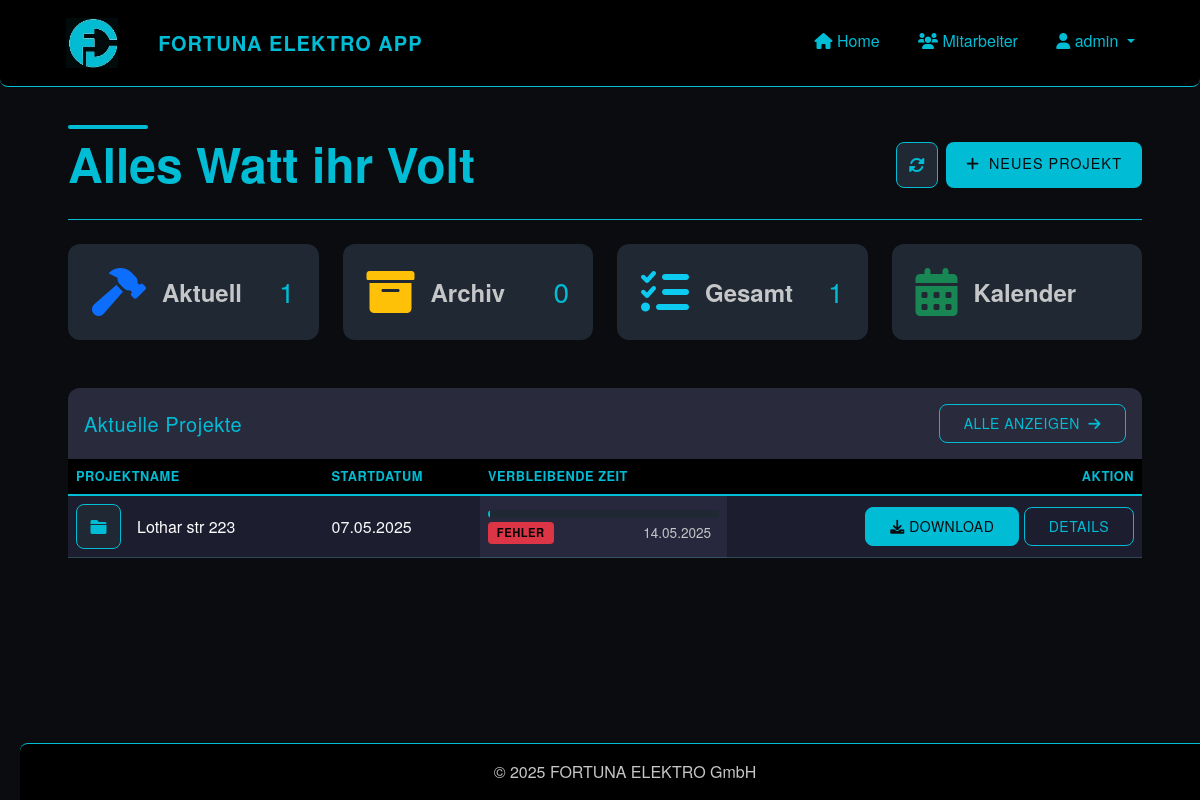
Screenshot of / (signed in) with the database file from the repository.
### app/models/user.py (models this page shows, shortened)
class User(UserMixin, db.Model):
    id = db.Column(db.Integer, primary_key=True)
    username = db.Column(db.String(64), unique=True, nullable=False)
    password_hash = db.Column(db.String(128), nullable=False)
    role = db.Column(db.String(20), nullable=False, default='installateur')  # 'admin' oder 'installateur'
    is_active = db.Column(db.Boolean, default=True)
    created_at = db.Column(db.DateTime, default=datetime.utcnow)
    projects = db.relationship('Project', backref='creator', lazy='dynamic')
    files = db.relationship('File', backref='uploader', lazy='dynamic')
    timesheets = db.relationship('Timesheet', backref='employee', lazy='dynamic')
    def is_admin(self):
        return self.role == 'admin'

### app/models/project.py (models this page shows, shortened)
class Project(db.Model):
    id = db.Column(db.Integer, primary_key=True)
    name = db.Column(db.String(128), nullable=False)  # Adresse als Projektname
    description = db.Column(db.Text)
    start_date = db.Column(db.DateTime, default=datetime.utcnow)
    end_date = db.Column(db.DateTime)
    status = db.Column(db.String(20), default='in_bearbeitung')  # 'in_bearbeitung', 'abgeschlossen', 'archiviert'
    creator_id = db.Column(db.Integer, db.ForeignKey('user.id'))
    files = db.relationship('File', backref='project', lazy='dynamic', cascade='all, delete-orphan')
    timesheets = db.relationship('Timesheet', backref='project', lazy='dynamic', cascade='all, delete-orphan')
    def get_progress_percentage(self):
        if not self.end_date:
            return 0
        now = datetime.now()
        total_duration = (self.end_date - self.start_date).total_seconds()
        elapsed_time = (now - self.start_date).total_seconds()
        if elapsed_time >= total_duration:
            return 100
        progress = (elapsed_time / total_duration) * 100
        return round(progress, 1)  # Auf eine Dezimalstelle runden

### app/routes/dashboard.py (the view)
@dashboard.route('/')
@login_required
def index():
    in_progress = Project.query.filter_by(status='in_bearbeitung').order_by(Project.start_date.desc()).all()
    archived = Project.query.filter_by(status='archiviert').order_by(Project.start_date.desc()).all()
    now = datetime.now()
    return render_template(
        'dashboard/index.html',
        title='Dashboard',
        in_progress=in_progress,
        archived=archived,
        now=now  # Add this line to pass the current datetime
    )

### app/models/user.py (called while the page is built)
@login_manager.user_loader
def load_user(id):
    return User.query.get(int(id))

### app/templates/dashboard/index.html (shortened to what this page needs)
{% extends "base.html" %}
{% block content %}
<link href="https://cdnjs.cloudflare.com/ajax/libs/font-awesome/6.0.0/css/all.min.css" rel="stylesheet">
<div class="container-fluid py-4">
    <div class="d-flex flex-column flex-md-row justify-content-between align-items-start align-items-md-center mb-4 gap-3">
        <div class="position-relative">
            <div class="dashboard-heading-decoration"></div>
            <h4 class="fw-bold mb-1 display-5 position-relative">Alles Watt ihr Volt</h4>
        </div>
        <div class="d-flex">
            <a href="{{ url_for('dashboard.index') }}" class="btn btn-light me-2 btn-refresh" aria-label="Aktualisieren">
                <i class="fas fa-sync-alt"></i>
            </a>
            <a href="{{ url_for('projects.new_project') }}" class="btn btn-gradient">
                <i class="fas fa-plus me-1"></i> Neues Projekt
            </a>
        </div>
    </div>
<div class="row g-4 mb-5">
    <div class="col-12 col-sm-6 col-lg-3">
        <div class="card h-100 border-0 shadow-hover stat-card custom-stat-card" data-bs-toggle="modal" data-bs-target="#projectsModal" data-tab-target="in-progress-tab">
            <div class="card-body p-4">
                <div class="d-flex align-items-center justify-content-between">
                    <div class="d-flex align-items-center gap-3">
                        <i class="fas fa-hammer fa-3x text-primary"></i>
                        <span class="text-muted fw-bold fs-4">Aktuell</span>
                    </div>
                    <h3 class="mb-0">{{ in_progress|length }}</h3>
                </div>
            </div>
        </div>
    </div>
    <div class="col-12 col-sm-6 col-lg-3">
        <div class="card h-100 border-0 shadow-hover stat-card custom-stat-card" data-bs-toggle="modal" data-bs-target="#projectsModal" data-tab-target="archived-tab">
            <div class="card-body p-4">
                <div class="d-flex align-items-center justify-content-between">
                    <div class="d-flex align-items-center gap-3">
                        <i class="fas fa-archive fa-3x text-warning"></i>
                        <span class="text-muted fw-bold fs-4">Archiv</span>
                    </div>
                    <h3 class="mb-0">{{ archived|length }}</h3>
                </div>
            </div>
        </div>
    </div>
    <div class="col-12 col-sm-6 col-lg-3">
        <div class="card h-100 border-0 shadow-hover stat-card custom-stat-card" data-bs-toggle="modal" data-bs-target="#projectsModal" data-tab-target="all-tab">
            <div class="card-body p-4">
                <div class="d-flex align-items-center justify-content-between">
                    <div class="d-flex align-items-center gap-3">
                        <i class="fas fa-tasks fa-3x text-info"></i>
                        <span class="text-muted fw-bold fs-4">Gesamt</span>
                    </div>
                    <h3 class="mb-0">{{ (in_progress|length) + (completed|length) + (archived|length) }}</h3>
                </div>
            </div>
        </div>
    </div>
    <div class="col-12 col-sm-6 col-lg-3">
        <div class="card h-100 border-0 shadow-hover stat-card custom-stat-card" data-bs-toggle="modal" data-bs-target="#projectsModal" data-tab-target="calendar-tab">
            <div class="card-body p-4">
                <div class="d-flex align-items-center justify-content-between">
                    <div class="d-flex align-items-center gap-3">
                        <i class="fas fa-calendar-alt fa-3x text-success"></i>
                        <span class="text-muted fw-bold fs-4">Kalender</span>
                    </div>
                </div>
            </div>
        </div>
    </div>
</div>
<div class="row mb-4">
    <div class="col-12">
        <div class="card border-0 shadow-hover aktuelle-projekte">
            <div class="card-header border-0 py-3">
                <div class="d-flex justify-content-between align-items-center">
                    <h5 class="mb-0">Aktuelle Projekte</h5>
                    <button class="btn btn-sm btn-outline-primary" data-bs-toggle="modal" data-bs-target="#projectsModal">
                        Alle anzeigen <i class="fas fa-arrow-right ms-1"></i>
                    </button>
                </div>
            </div>
            <div class="card-body p-0">
                {% if in_progress %}
                <div class="table-responsive">
                    <table class="table table-hover align-middle mb-0">
                        <thead>
                            <tr>
                                <th>Projektname</th>
                                <th class="d-none d-md-table-cell">Startdatum</th>
                                <th class="d-none d-lg-table-cell">Verbleibende Zeit</th>
                                <th class="text-end">Aktion</th>
                            </tr>
                        </thead>
                        <tbody>
                            {% for project in in_progress[:5] %}
                                <tr>
                                    <td style="background-color: #1d1d30">
                                        <div class="d-flex align-items-center">
                                            <div class="project-icon me-3">
                                                <i class="fas fa-folder" style="color: var(--accent);"></i>
                                            </div>
                                            <div>
                                                <h6 class="mb-0" style="color: white;">{{ project.name }}</h6>
                                            </div>
                                        </div>
                                    </td>
                                    <td class="d-none d-md-table-cell text-light" style="background-color: #1d1d30">{{ project.start_date.strftime('%d.%m.%Y') }}</td>
<td class="d-none d-lg-table-cell" style="background-color: #27273d">
    {% if project.end_date %}
        <div class="progress-container">
            <div class="progress-wrapper">
                <div class="progress" style="height: 8px; background-color: var(--primary-light);">
                    <div class="progress-bar" id="progress-bar-{{ project.id }}" role="progressbar"
                        style="width: {{ project.get_progress_percentage() }}%; background-color: var(--accent);"
                        aria-valuenow="{{ project.get_progress_percentage() }}" aria-valuemin="0" aria-valuemax="100">
                    </div>
                </div>
                <div class="date-time-container">
                    <span id="countdown-timer" class="badge bg-info" style="color: #000 !important; font-weight: bold;">
                    </span>
                    <span class="end-date date-text text-muted">{{ project.end_date.strftime('%d.%m.%Y') }}
                    </span>
                </div>
            </div>
        </div>
    {% endif %}
</td>
                                    <td class="text-end" style="background-color:#1d1d30">
                                        <a href="{{ url_for('files.download_project', project_id=project.id) }}" class="btn btn-sm btn-primary">
                                            <i class="fas fa-download"></i> Download
                                        </a>
                                        <a href="{{ url_for('projects.view_project', project_id=project.id) }}" class="btn btn-sm btn-outline-primary">
                                            Details
                                        </a>
                                    </td>
                                </tr>
                            {% endfor %}
                        </tbody>
                    </table>
                </div>
                {% endif %}
            </div>
        </div>
    </div>
</div>
                        {% set all_projects = in_progress + archived %}
{% endblock %}

### app/templates/base.html (shortened to what this page needs)
<!DOCTYPE html>
<html lang="de">
<head>
    <link href="https://cdn.jsdelivr.net/npm/bootstrap@5.3.0/dist/css/bootstrap.min.css" rel="stylesheet">
    <link rel="stylesheet" href="https://cdn.jsdelivr.net/npm/bootstrap-icons@1.11.1/font/bootstrap-icons.css">
    <link rel="stylesheet" href="https://cdnjs.cloudflare.com/ajax/libs/font-awesome/6.0.0/css/all.min.css">
    <link rel="stylesheet" href="{{ url_for('static', filename='css/style.css') }}">
</head>
<body>
<nav class="navbar navbar-expand-lg navbar-dark mb-4">
    <div class="container position-relative">
        <a class="navbar-brand d-flex align-items-center" href="{{ url_for('dashboard.index') }}">
            <img src="{{ url_for('static', filename='img/logo.jpg') }}" alt="Fortuna Elektro Logo"
                 style="height: 50px; width: auto; max-height: 90%; margin-right: 40px; margin-left: 30px;">
            <span style="color: var(--accent)">FORTUNA ELEKTRO APP</span>
        </a>
        <div class="collapse navbar-collapse" id="navbarNav">
            <ul class="navbar-nav ms-auto">
                {% if current_user.is_authenticated %}
                    <li class="nav-item">
                        <a class="nav-link" href="{{ url_for('dashboard.index') }}">
                            <i class="fas fa-home"></i> Home
                        </a>
                    </li>
                    {% if current_user.is_admin() %}
                        <li class="nav-item">
                            <a class="nav-link" href="{{ url_for('admin.list_users') }}">
                                <i class="fas fa-users"></i> Mitarbeiter
                            </a>
                        </li>
                    {% endif %}
                    <li class="nav-item dropdown">
                        <a class="nav-link dropdown-toggle" href="#" role="button" data-bs-toggle="dropdown">
                            <i class="fas fa-user"></i> {{ current_user.username }}
                        </a>
                    </li>
                {% else %}
                    <li class="nav-item">
                        <a class="nav-link" href="{{ url_for('auth.login') }}">
                            <i class="fas fa-sign-in-alt"></i> Anmelden
                        </a>
                    </li>
                {% endif %}
            </ul>
        </div>
    </div>
</nav>
    <div class="container mb-5">
        {% block content %}{% endblock %}
    </div>
    <footer class="footer mt-auto py-3">
        <div class="container text-center">
            <span class="text-muted">&copy; 2025 FORTUNA ELEKTRO GmbH</span>
        </div>
    </footer>
</body>
</html>

### app/templates/base.html (style rules this page uses)
:root { --primary: #0B0C10; --primary-light: #1F2833; --primary-dark: #000000; --accent: #66FCF1; --accent-light: #45A29E; --success: #45A29E; --danger: #FF3B3B; --warning: #FF8F00; --info: #66FCF1; --light-bg: #1F2833; --card-bg: #0B0C10; --text-dark: #FFFFFF; --text-muted: #C5C6C7; --border-radius-sm: 4px; --border-radius-md: 8px; --border-radius-lg: 12px; }
body { background-color: var(--primary); color: var(--text-white); min-height: 100vh; display: flex; flex-direction: column; max-width: 100%; overflow-x: hidden; }
.navbar { background-color: var(--primary-dark) !important; border-bottom: 1px solid var(--accent); padding: 0.8rem 1rem; border-radius: 0 0 var(--border-radius-md) var(--border-radius-md); }
.navbar-brand { color: var(--accent) !important; font-weight: 700; letter-spacing: 1px; display: flex; align-items: center; padding-left: 0 !important; }
.navbar-brand img { margin-right: 10px; height: 50px; width: auto; max-height: 90%; }
.nav-link { color: var(--accent) !important; position: relative; padding: 0.8rem 1.2rem !important; border-bottom: 3px solid transparent; transition: all 0.3s ease; border-radius: var(--border-radius-sm); }
.container { flex: 1; width: 100%; padding-left: 15px; padding-right: 15px; margin-left: auto; margin-right: auto; }
.footer { position: fixed; bottom: 0; width: 100%; background-color: var(--primary-dark); border-top: 1px solid var(--accent); padding: 1rem 0; border-radius: var(--border-radius-md) var(--border-radius-md) 0 0; }
.footer .text-muted { color: var(--text-muted) !important; }
::placeholder { color: var(--accent-light) !important; opacity: 0.8 !important; }
.btn { border-radius: var(--border-radius-md); padding: 0.5rem 1.5rem; transition: all 0.3s ease; text-transform: uppercase; letter-spacing: 0.5px; font-weight: 500; }
.btn-primary { background-color: var(--accent); border-color: var(--accent); color: var(--primary); }
.card { background-color: var(--primary-light); border: 1px solid var(--accent); border-radius: var(--border-radius-lg); }
.card-header { background-color: rgba(102, 252, 241, 0.1); border-bottom: 1px solid var(--accent); font-weight: 600; letter-spacing: 0.5px; color: var(--accent); border-radius: var(--border-radius-lg) var(--border-radius-lg) 0 0; }
.card-body, .card-body p, .card-body label, .card-body .form-text, .card-body small { color: #66d9ff !important; }
.table { color: var(--accent); }
.table thead th { background-color: var(--primary-dark); color: var(--accent); border-bottom: 2px solid var(--accent); text-transform: uppercase; letter-spacing: 0.5px; font-size: 0.9rem; font-weight: 600; }
.table tbody tr { border-bottom: 1px solid rgba(102, 252, 241, 0.2); }

### rows the page displays
User: username "admin"
Project: name "Lothar str 223", start_date "07.05.2025", end_date "14.05.2025"

### other values shown
{{ in_progress|length }} "1"
{{ archived|length }} "0"
{{ (in_progress|length) + (completed|length) + (archived|length) }} "1"
